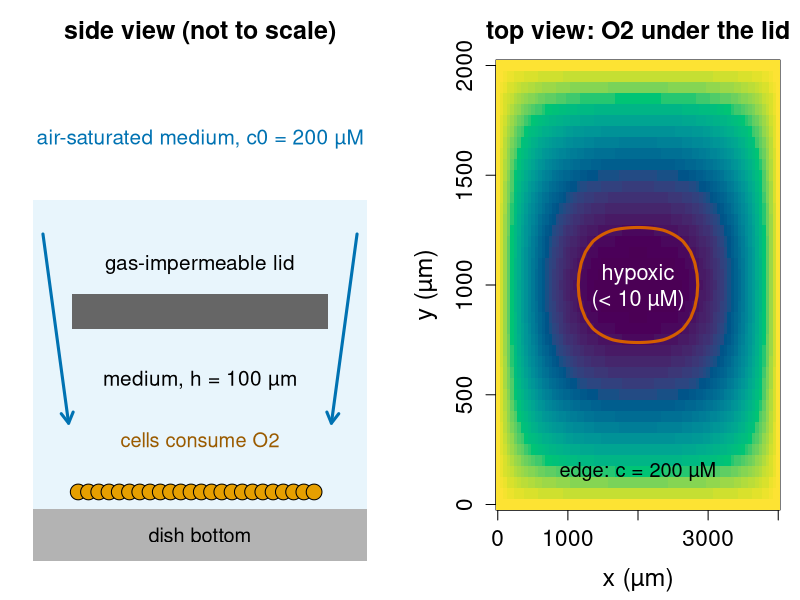
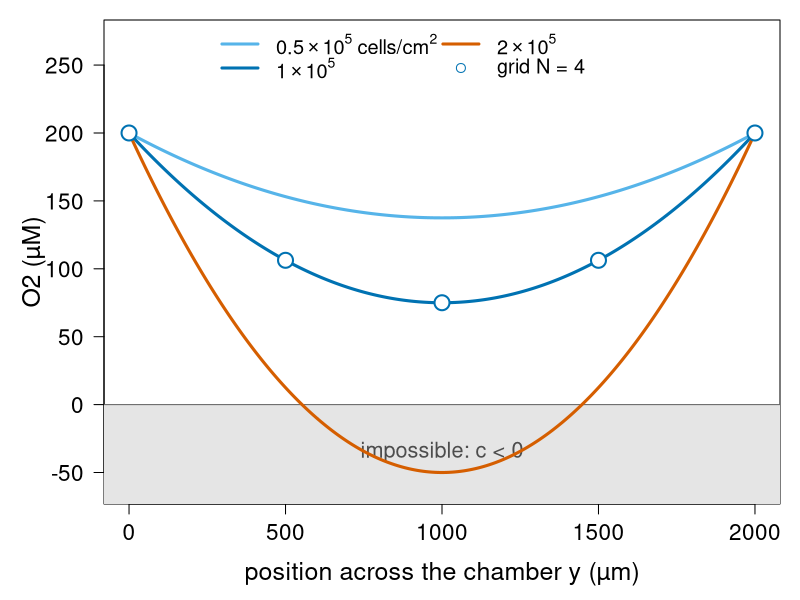
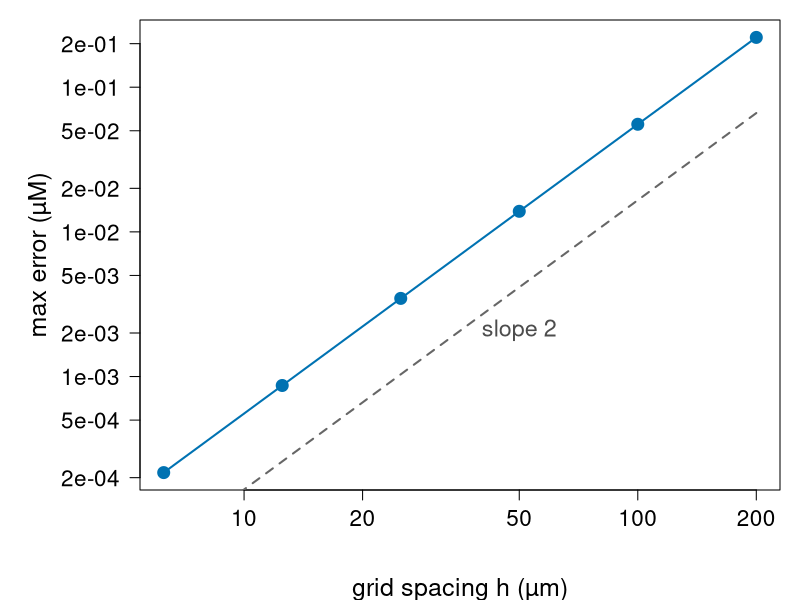
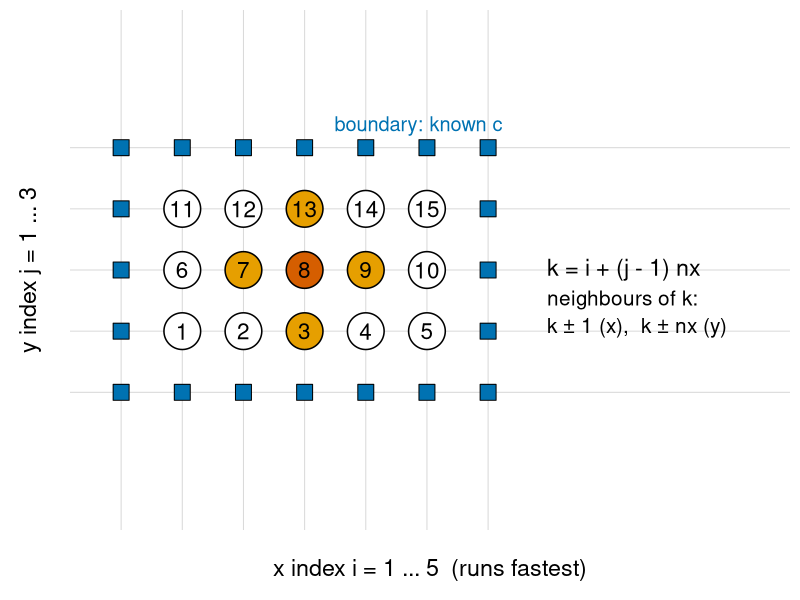
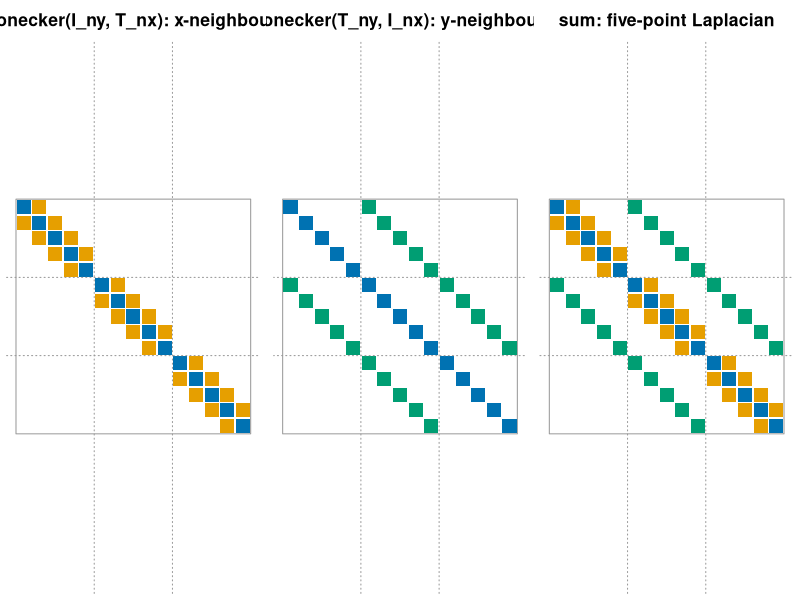
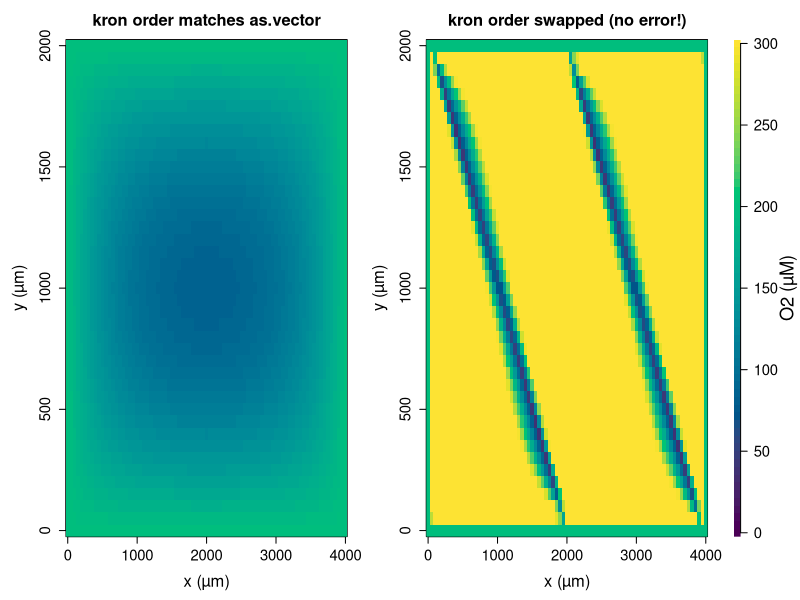
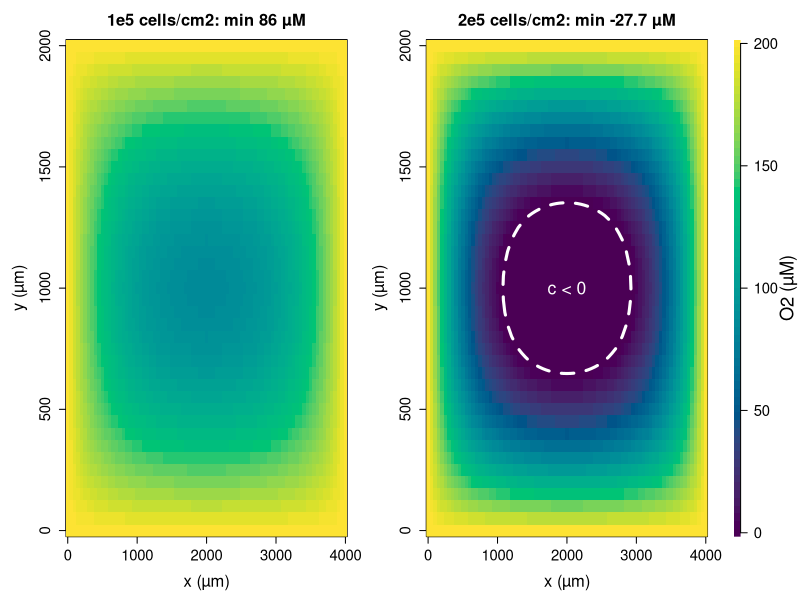
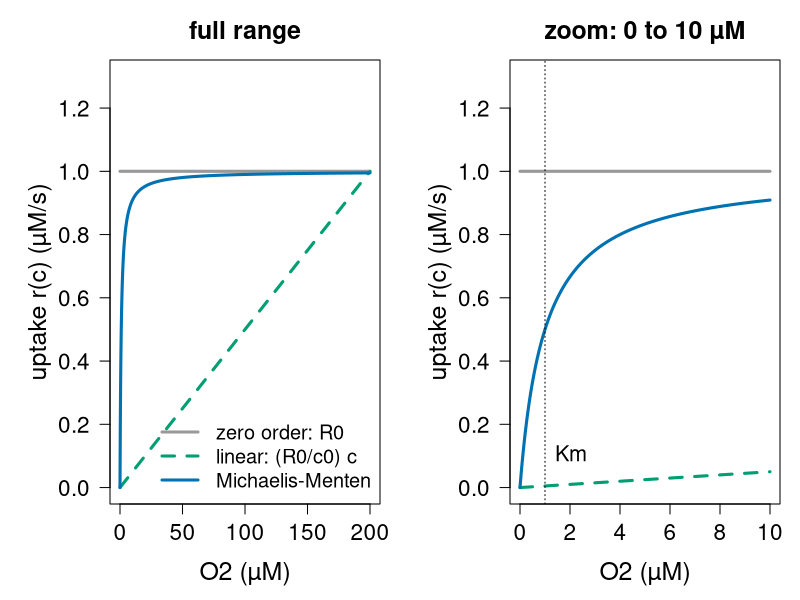

Recreate these plots in R, in order. (Note: this script raises an error after producing the figures.)
# Figures for the steady-state-2d/ unit ("Steady state in two dimensions").
#
# Re-run by hand from this folder (it is NOT run by `quarto render`):
#   cd steady-state-2d && Rscript make-steady-state-2d-figs.R
#
# Base R graphics only (grDevices::svg) plus the Matrix package (ships with R).
# Colours: Okabe-Ito for lines, viridis (hcl.colors) for maps; both colour-blind safe.
# Running example: oxygen under a gas-impermeable lid. Chamber 4000 x 2000 um
# (top view), lid 100 um above the cells, open along all four edges to
# air-saturated medium (c0 = 200 uM). D = 2000 um^2/s (2e-9 m^2/s).
# Consumption per cell 50 amol/s (assumption); density rho in 1e5 cells/cm^2
# gives a volume rate R0 = 0.5 * rho uM/s. Michaelis-Menten Km = 1 uM.
# Grid h = 50 um: 79 x 39 interior points, x index i runs fastest (column-major).
# Makes:
#   fig01-chamber.svg      side and top view of the culture chamber under a lid
#   fig02-profiles-1d.svg  1D zero-order profiles across the chamber; c < 0 at high density
#   fig03-convergence.svg  1D linear uptake: error vs h, log-log, slope 2
#   fig04-stencil.svg      grid, numbering k = i + (j - 1) nx, five-point stencil
#   fig05-spy.svg          pattern of the 2D matrix (nx = 5, ny = 3) and its Kronecker blocks
#   fig06-ordering-bug.svg correct field vs the same solve with the Kronecker order swapped
#   fig07-oxygen-map.svg   zero-order oxygen maps for two densities
#   fig08-uptake.svg       zero-order, linear and Michaelis-Menten uptake vs c
#   fig09-newton.svg       Newton residuals and min(c): plain (wrong root) vs clipped
#   fig10-density.svg      Michaelis-Menten maps for three densities, hypoxic fraction vs density

library(Matrix)
oi <- c(orange = "#E69F00", sky = "#56B4E9", green = "#009E73",
        yellow = "#F0E442", blue = "#0072B2", red = "#D55E00",
        purple = "#CC79A7", grey = "#999999", black = "#000000")
um <- "µm"; uM <- "µM"
par_big <- function(...) par(cex.lab = 1.5, cex.axis = 1.35, cex.main = 1.5, ...)
pal <- hcl.colors(64, "viridis")

## ---- the running example (same code as on the slides) ----------------------

lap1 <- function(n) bandSparse(n, k = -1:1,
  diagonals = list(rep(-1, n - 1), rep(2, n), rep(-1, n - 1)))
D <- 2000; c0 <- 200; Km <- 1
setup <- function(h, Lx = 4000, Ly = 2000, swap = FALSE) {
  nx <- Lx / h - 1; ny <- Ly / h - 1
  A <- if (!swap) kronecker(Diagonal(ny), lap1(nx)) + kronecker(lap1(ny), Diagonal(nx))
       else       kronecker(lap1(nx), Diagonal(ny)) + kronecker(Diagonal(nx), lap1(ny))
  A <- forceSymmetric(D / h^2 * A)
  B <- matrix(0, nx, ny)
  B[1, ] <- B[1, ] + c0; B[nx, ] <- B[nx, ] + c0
  B[, 1] <- B[, 1] + c0; B[, ny] <- B[, ny] + c0
  list(A = A, b = D / h^2 * as.vector(B), nx = nx, ny = ny,
       x = h * (1:nx), y = h * (1:ny), h = h)
}
newton <- function(s, R0, clip = TRUE, start = c0, maxit = 50) {
  cv <- rep(start, s$nx * s$ny); res <- mn <- c()
  for (it in 1:maxit) {
    F <- as.vector(s$A %*% cv) + R0 * cv / (Km + cv) - s$b
    res <- c(res, sqrt(sum(F^2))); mn <- c(mn, min(cv))
    if (res[it] < 1e-8) break
    J <- s$A + Diagonal(x = R0 * Km / (Km + cv)^2)
    cv <- cv + as.vector(solve(J, -F))
    if (clip) cv <- pmax(cv, 0)
  }
  list(c = matrix(cv, s$nx, s$ny), res = res, min = mn)
}
s50 <- setup(50)
# map with the boundary values added, for plotting
full <- function(s, C) {
  list(x = c(0, s$x, s$x[s$nx] + s$h), y = c(0, s$y, s$y[s$ny] + s$h),
       z = rbind(c0, cbind(c0, C, c0), c0))
}
plotmap <- function(s, C, main, zlim = c(0, 200), neg = FALSE, hyp = TRUE) {
  f <- full(s, C)
  image(f$x, f$y, pmax(f$z, zlim[1]), zlim = zlim, col = pal, useRaster = TRUE,
        xlab = paste0("x (", um, ")"), ylab = paste0("y (", um, ")"), main = main)
  if (hyp) contour(f$x, f$y, f$z, levels = 10, add = TRUE, lwd = 3, col = oi["red"],
                   drawlabels = FALSE)
  if (neg && min(f$z) < 0) contour(f$x, f$y, f$z, levels = 0, add = TRUE, lwd = 3,
                                   lty = 2, col = "white", drawlabels = FALSE)
}
colbar <- function(zlim = c(0, 200), lab = paste0("O2 (", uM, ")")) {
  par(mar = c(4.8, 1, 3, 4.5))
  zz <- seq(zlim[1], zlim[2], length.out = 64)
  image(1, zz, matrix(zz, 1), col = pal, axes = FALSE, xlab = "", ylab = "")
  axis(4, las = 1); mtext(lab, side = 4, line = 3.2, cex = 1.1)
}

## ---- fig01: the chamber ------------------------------------------------------

svg("fig01-chamber.svg", width = 12, height = 4.4)
par_big(mfrow = c(1, 2), mar = c(1, 1, 3, 1))
# side view
plot(NA, xlim = c(-0.6, 4.6), ylim = c(-0.6, 2.2), axes = FALSE, xlab = "", ylab = "",
     main = "side view (not to scale)")
rect(-0.6, -0.6, 4.6, 1.5, col = "#56B4E922", border = NA)
rect(-0.6, -0.6, 4.6, -0.3, col = "grey70", border = NA)
text(2, -0.45, "dish bottom", cex = 1.2)
rect(0, 0.75, 4, 0.95, col = "grey40", border = NA)
text(2, 1.12, "gas-impermeable lid", cex = 1.25)
set.seed(2)
xs <- seq(0.1, 3.9, by = 0.16)
points(xs, rep(-0.2, length(xs)), pch = 21, bg = oi["orange"], cex = 2.1)
text(2, 0.45, paste0("medium, h = 100 ", um), cex = 1.25)
arrows(-0.45, 1.3, -0.05, 0.2, length = 0.12, lwd = 3, col = oi["blue"])
arrows(4.45, 1.3, 4.05, 0.2, length = 0.12, lwd = 3, col = oi["blue"])
text(2, 1.85, paste0("air-saturated medium, c0 = 200 ", uM), col = oi["blue"], cex = 1.25)
text(2, 0.1, "cells consume O2", col = "#9A5B00", cex = 1.2)
# top view
s <- setup(50); res <- newton(s, 1)
f <- full(s, res$c)
par(mar = c(4.5, 4.8, 3, 1))
image(f$x, f$y, f$z, col = pal, useRaster = TRUE, zlim = c(0, 200),
      xlab = paste0("x (", um, ")"), ylab = paste0("y (", um, ")"),
      main = "top view: O2 under the lid")
contour(f$x, f$y, f$z, levels = 10, add = TRUE, lwd = 3, col = oi["red"], drawlabels = FALSE)
text(2000, 1000, "hypoxic\n(< 10 µM)", col = "white", cex = 1.3)
text(2000, 150, "edge: c = 200 µM", col = "black", cex = 1.2)
dev.off()

## ---- fig02: 1D profiles ------------------------------------------------------

svg("fig02-profiles-1d.svg", width = 9, height = 5.2)
par_big(mar = c(4.8, 5.2, 1, 1))
L <- 2000; yy <- seq(0, L, length.out = 401)
plot(NA, xlim = c(0, L), ylim = c(-60, 270), xlab = paste0("position across the chamber y (", um, ")"),
     ylab = paste0("O2 (", uM, ")"), las = 1)
rect(-100, -100, L + 100, 0, col = "grey90", border = NA)
abline(h = 0, col = "grey40")
text(L / 2, -35, "impossible: c < 0", cex = 1.3, col = "grey30")
R0s <- c(0.25, 0.5, 1); cols <- c(oi["sky"], oi["blue"], oi["red"])
for (j in 1:3) lines(yy, c0 - R0s[j] * yy * (L - yy) / (2 * D), lwd = 3, col = cols[j])
points(c(0, 500, 1000, 1500, 2000), c(200, 106.25, 75, 106.25, 200), pch = 21,
       bg = "white", col = oi["blue"], cex = 2, lwd = 2)
legend("top", ncol = 2, c(expression(0.5 %*% 10^5 ~ "cells/cm"^2), expression(1 %*% 10^5),
                     expression(2 %*% 10^5), "grid N = 4"),
       col = c(cols, oi["blue"]), lwd = c(3, 3, 3, NA), pch = c(NA, NA, NA, 21),
       pt.bg = "white", bty = "n", cex = 1.2)
dev.off()

## ---- fig03: 1D convergence ----------------------------------------------------

svg("fig03-convergence.svg", width = 8, height = 5.2)
par_big(mar = c(5.5, 7, 1, 1), mgp = c(4.5, 1, 0))
k <- 0.5 / 200; lam <- sqrt(D / k)
Ns <- c(10, 20, 40, 80, 160, 320); errs <- numeric(length(Ns))
for (m in seq_along(Ns)) {
  h <- L / Ns[m]; n <- Ns[m] - 1; y1 <- h * (1:n)
  A1 <- D / h^2 * lap1(n) + Diagonal(n, k)
  b1 <- numeric(n); b1[c(1, n)] <- D / h^2 * c0
  cn <- as.vector(solve(A1, b1))
  errs[m] <- max(abs(cn - c0 * cosh((y1 - L / 2) / lam) / cosh(L / (2 * lam))))
}
hs <- L / Ns
plot(hs, errs, log = "xy", pch = 19, cex = 1.6, col = oi["blue"], las = 1,
     xlab = paste0("grid spacing h (", um, ")"), ylab = paste0("max error (", uM, ")"))
lines(hs, errs, col = oi["blue"], lwd = 2)
lines(hs, 0.3 * errs[1] * (hs / hs[1])^2, lty = 2, lwd = 2, col = "grey40")
text(hs[3], errs[3] * 0.15, "slope 2", cex = 1.4, col = "grey30")
dev.off()

## ---- fig04: grid, numbering, stencil -----------------------------------------

svg("fig04-stencil.svg", width = 9.5, height = 5.4)
par_big(mar = c(3.5, 3.5, 0.5, 0.5))
nx <- 5; ny <- 3
plot(NA, xlim = c(-0.4, nx + 5.5), ylim = c(-0.4, ny + 1.4), axes = FALSE, asp = 1,
     xlab = "", ylab = "")
abline(h = 0:(ny + 1), col = "grey85"); abline(v = 0:(nx + 1), col = "grey85")
g <- expand.grid(i = 0:(nx + 1), j = 0:(ny + 1))
bd <- g$i == 0 | g$i == nx + 1 | g$j == 0 | g$j == ny + 1
points(g$i[bd], g$j[bd], pch = 22, bg = oi["blue"], cex = 2.4)
gi <- g[!bd, ]
kk <- gi$i + (gi$j - 1) * nx
st <- c(3 + nx * 1, 2 + nx * 1, 4 + nx * 1, 3, 3 + nx * 2)  # centre k = 8 and neighbours
bg <- ifelse(kk == 8, oi["red"], ifelse(kk %in% st, oi["orange"], "white"))
symbols(gi$i, gi$j, circles = rep(0.3, nrow(gi)), inches = FALSE, add = TRUE, bg = bg, lwd = 1.5)
text(gi$i, gi$j, kk, cex = 1.35)
mtext(paste0("x index i = 1 ... ", nx, "  (runs fastest)"), side = 1, line = 1.5, cex = 1.4)
mtext(paste0("y index j = 1 ... ", ny), side = 2, line = 1.5, cex = 1.4)
text(nx + 1.4, ny + 1.35, "boundary: known c", col = oi["blue"], cex = 1.2, pos = 2)
text(6.8, 2.0, "k = i + (j - 1) nx", cex = 1.4, pos = 4)
text(6.8, 1.5, "neighbours of k:", cex = 1.25, pos = 4)
text(6.8, 1.05, "k ± 1 (x),  k ± nx (y)", cex = 1.25, pos = 4)
dev.off()

## ---- fig05: the matrix pattern -------------------------------------------------

svg("fig05-spy.svg", width = 12, height = 4.6)
spy <- function(M, main) {
  M <- as.matrix(M); n <- nrow(M)
  plot(NA, xlim = c(0.5, n + 0.5), ylim = c(n + 0.5, 0.5), axes = FALSE, asp = 1,
       xlab = "", ylab = "", main = main)
  rect(0.5, n + 0.5, n + 0.5, 0.5, border = "grey60")
  w <- which(M != 0, arr.ind = TRUE)
  col <- ifelse(w[, 1] == w[, 2], oi["blue"], ifelse(abs(w[, 1] - w[, 2]) == 1, oi["orange"], oi["green"]))
  rect(w[, 2] - 0.45, w[, 1] - 0.45, w[, 2] + 0.45, w[, 1] + 0.45, col = col, border = NA)
}
par(mfrow = c(1, 3), mar = c(0.5, 0.5, 3, 0.5), cex.main = 1.6)
spy(kronecker(Diagonal(ny), lap1(nx)), "kronecker(I_ny, T_nx): x-neighbours")
abline(h = c(5.5, 10.5), v = c(5.5, 10.5), col = "grey60", lty = 3)
spy(kronecker(lap1(ny), Diagonal(nx)), "kronecker(T_ny, I_nx): y-neighbours")
abline(h = c(5.5, 10.5), v = c(5.5, 10.5), col = "grey60", lty = 3)
spy(kronecker(Diagonal(ny), lap1(nx)) + kronecker(lap1(ny), Diagonal(nx)), "sum: five-point Laplacian")
abline(h = c(5.5, 10.5), v = c(5.5, 10.5), col = "grey60", lty = 3)
dev.off()

## ---- fig06: the ordering bug ---------------------------------------------------

svg("fig06-ordering-bug.svg", width = 13, height = 4.3)
layout(matrix(1:3, 1), widths = c(1, 1, 0.22))
par_big(mar = c(4.8, 5, 3, 1))
sw <- setup(50, swap = TRUE)
Cok <- matrix(as.vector(solve(s50$A, s50$b - 0.5)), s50$nx, s50$ny)
Cbad <- matrix(as.vector(solve(sw$A, s50$b - 0.5)), s50$nx, s50$ny)
f1 <- full(s50, Cok); f2 <- full(s50, Cbad)
zl <- c(0, 300)
image(f1$x, f1$y, f1$z, zlim = zl, col = pal, useRaster = TRUE, main = "kron order matches as.vector",
      xlab = paste0("x (", um, ")"), ylab = paste0("y (", um, ")"))
image(f2$x, f2$y, pmin(f2$z, zl[2]), zlim = zl, col = pal, useRaster = TRUE, main = "kron order swapped (no error!)",
      xlab = paste0("x (", um, ")"), ylab = paste0("y (", um, ")"))
colbar(zl)
dev.off()

## ---- fig07: zero-order maps ------------------------------------------------------

svg("fig07-oxygen-map.svg", width = 13, height = 4.3)
layout(matrix(1:3, 1), widths = c(1, 1, 0.22))
par_big(mar = c(4.8, 5, 3, 1))
C1 <- matrix(as.vector(solve(s50$A, s50$b - 0.5)), s50$nx, s50$ny)
C2 <- matrix(as.vector(solve(s50$A, s50$b - 1)), s50$nx, s50$ny)
plotmap(s50, C1, sprintf("1e5 cells/cm2: min %.0f µM", min(C1)), hyp = FALSE)
plotmap(s50, C2, sprintf("2e5 cells/cm2: min %.1f µM", min(C2)), neg = TRUE, hyp = FALSE)
text(2000, 1000, "c < 0", col = "white", cex = 1.6)
colbar()
dev.off()

## ---- fig08: uptake models ----------------------------------------------------------

svg("fig08-uptake.svg", width = 12, height = 4.8)
par_big(mfrow = c(1, 2), mar = c(4.8, 5.5, 3, 1))
cc <- seq(0, 200, length.out = 801); R0 <- 1
plot(cc, rep(R0, length(cc)), type = "l", lwd = 3, col = oi["grey"], ylim = c(0, 1.3), las = 1,
     xlab = paste0("O2 (", uM, ")"), ylab = paste0("uptake r(c) (", uM, "/s)"),
     main = "full range")
lines(cc, R0 * cc / 200, lwd = 3, col = oi["green"], lty = 2)
lines(cc, R0 * cc / (Km + cc), lwd = 3, col = oi["blue"])
legend("bottomright", c("zero order: R0", "linear: (R0/c0) c", "Michaelis-Menten"),
       col = c(oi["grey"], oi["green"], oi["blue"]), lwd = 3, lty = c(1, 2, 1), bty = "n", cex = 1.2)
cs <- seq(0, 10, length.out = 401)
plot(cs, rep(R0, length(cs)), type = "l", lwd = 3, col = oi["grey"], ylim = c(0, 1.3), las = 1,
     xlab = paste0("O2 (", uM, ")"), ylab = paste0("uptake r(c) (", uM, "/s)"),
     main = "zoom: 0 to 10 µM")
lines(cs, R0 * cs / 200, lwd = 3, col = oi["green"], lty = 2)
lines(cs, R0 * cs / (Km + cs), lwd = 3, col = oi["blue"])
abline(v = Km, lty = 3); text(Km, 0.1, "Km", pos = 4, cex = 1.3)
dev.off()

## ---- fig09: Newton, plain vs clipped -------------------------------------------------

svg("fig09-newton.svg", width = 12, height = 4.8)
par_big(mfrow = c(1, 2), mar = c(5.5, 7, 3, 1), mgp = c(4.3, 1, 0))
np_ <- newton(s50, 1, clip = FALSE); nc_ <- newton(s50, 1, clip = TRUE)
plot(seq_along(np_$res) - 1, np_$res, log = "y", type = "b", pch = 19, lwd = 2, col = oi["red"],
     ylim = c(1e-12, 1e3), las = 1, xlab = "Newton iteration", ylab = "||F(c)|| (µM/s)",
     main = "residual")
lines(seq_along(nc_$res) - 1, nc_$res, type = "b", pch = 17, lwd = 2, col = oi["blue"])
legend("topright", c("plain Newton", "clipped at 0"), col = c(oi["red"], oi["blue"]),
       pch = c(19, 17), lwd = 2, bty = "n", cex = 1.2)
plot(seq_along(np_$min) - 1, np_$min, type = "b", pch = 19, lwd = 2, col = oi["red"],
     ylim = c(-40, 200), las = 1, xlab = "Newton iteration", ylab = paste0("min c (", uM, ")"),
     main = "smallest oxygen value")
lines(seq_along(nc_$min) - 1, nc_$min, type = "b", pch = 17, lwd = 2, col = oi["blue"])
abline(h = 0, lty = 3)
text(10, -13, sprintf("plain: %.1f µM", tail(np_$min, 1)), col = oi["red"], cex = 1.3)
text(7, 30, sprintf("clipped: %.2f µM", tail(nc_$min, 1)), col = oi["blue"], cex = 1.3)
dev.off()

## ---- fig10: density ---------------------------------------------------------------------

svg("fig10-density.svg", width = 13, height = 7.2)
layout(matrix(c(1, 2, 3, 4, 5, 5, 5, 6), 2, byrow = TRUE), widths = c(1, 1, 1, 0.25))
par_big(mar = c(4.5, 4.8, 3, 0.8))
for (rho in c(1, 2, 3)) {
  r <- newton(s50, 0.5 * rho)
  plotmap(s50, r$c, sprintf("%g e5 cells/cm2: %.0f %% hypoxic", rho, 100 * mean(r$c < 10)))
}
colbar()
rhos <- seq(0.25, 4, by = 0.25)
fr <- sapply(rhos, function(rho) mean(newton(s50, 0.5 * rho)$c < 10))
par(mar = c(4.8, 5.5, 1, 0.8))
plot(rhos, 100 * fr, type = "b", pch = 19, lwd = 2, col = oi["red"], las = 1,
     xlab = expression("cell density (" * 10^5 ~ "cells/cm"^2 * ")"),
     ylab = "hypoxic area (%)")
abline(h = 0, lty = 3)
plot.new()
dev.off()

cat("done\n")
